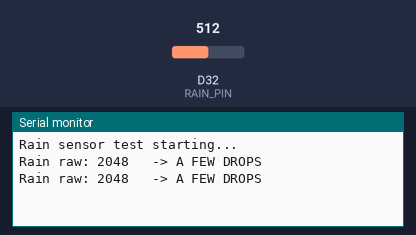
Simulated run of this sketch. Board: Arduino Due. Parts: the last lines printed to the serial monitor. Inputs (shaded band) come from the test bench; at power-on: D32 (RAIN_PIN) = 512 (analog values on the 0–1023 scale).

Above: at 1.8 s.
1.9 s: D32 (RAIN_PIN) set to 494
At 2.6 s:
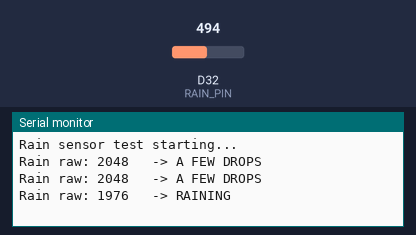
4.5 s: D32 (RAIN_PIN) set to 900
At 5.8 s:
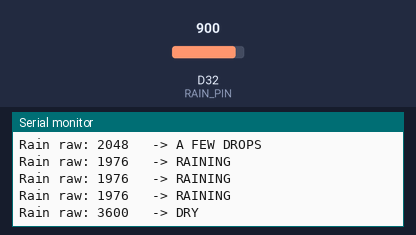

The sketch:

step8_rain.ino
```cpp
// Step 8 - Rain sensor test (powered from D13)
const int RAIN_PIN   = 32;   // AO
const int RAIN_POWER = 13;   // VCC

void setup() {
  Serial.begin(115200);
  analogReadResolution(12);
  pinMode(RAIN_POWER, OUTPUT);
  digitalWrite(RAIN_POWER, HIGH);   // power ON -> red LED should light
  Serial.println("Rain sensor test starting...");
}

void loop() {
  int raw = analogRead(RAIN_PIN);
  Serial.print("Rain raw: ");
  Serial.print(raw);
  if (raw > 3500)      Serial.println("   -> DRY");
  else if (raw > 2000) Serial.println("   -> A FEW DROPS");
  else                 Serial.println("   -> RAINING");
  delay(1000);
}
```

Measured:
- the behaviour switches between 501 and 500 on D32 (RAIN_PIN) (found by bisection; images 0 and 1)
- after the input at 1.9 s, the serial monitor: prints a new line after 0.10 s (image 1)
- after the input at 4.5 s, the serial monitor: prints a new line after 0.50 s (image 2)
